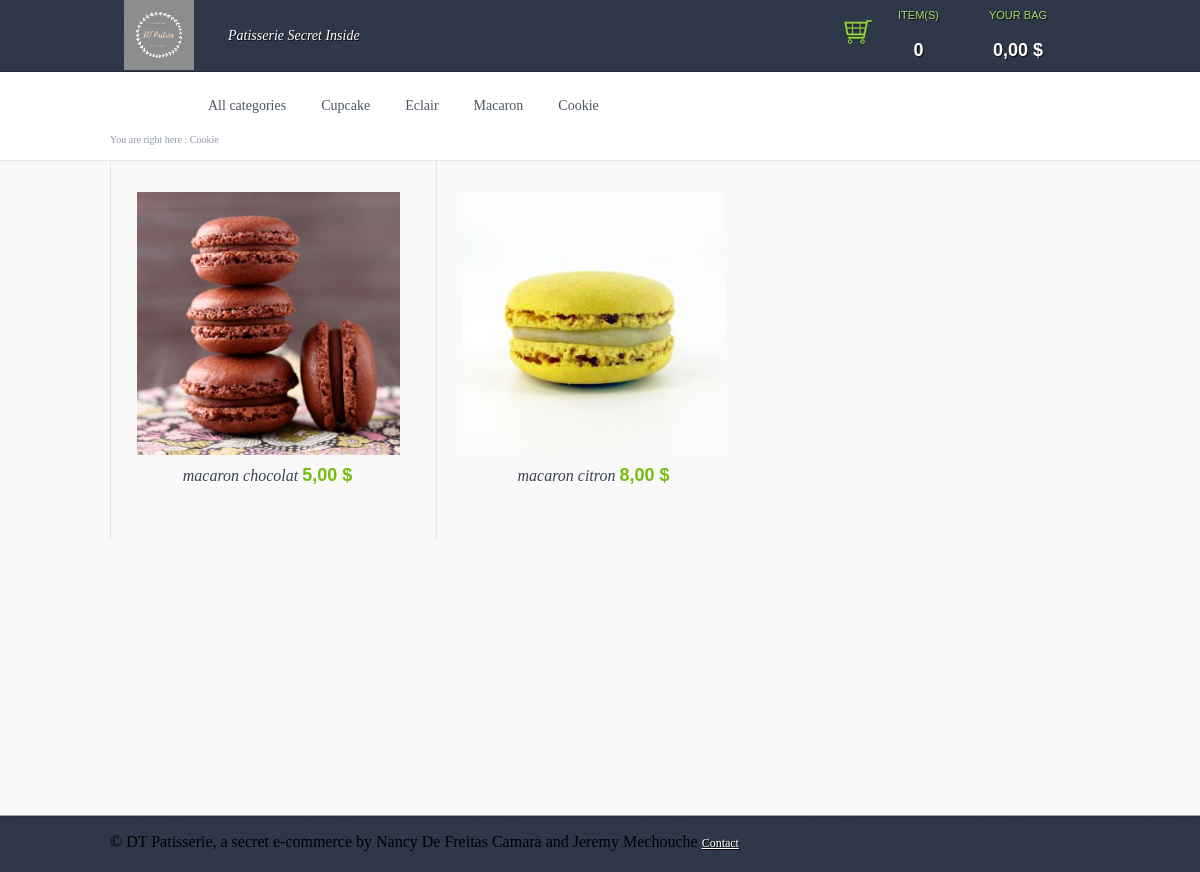
Screenshot of /category.php?id=3 with the database file from the repository.
### tables this page shows
CREATE TABLE IF NOT EXISTS `category` (
  `id` int(11) NOT NULL AUTO_INCREMENT,
  `category` varchar(50) NOT NULL,
  PRIMARY KEY (`id`)
);

CREATE TABLE IF NOT EXISTS `products` (
  `id` int(11) NOT NULL AUTO_INCREMENT,
  `name` varchar(255) NOT NULL,
  `price` float NOT NULL DEFAULT '0',
  `id_category` int(2) NOT NULL,
  `stock_quantity` int(11) NOT NULL,
  PRIMARY KEY (`id`)
);

### db.class.php (called while the page is built, shortened)
<?php
class DB{
	private $host = 'localhost';
	private $username = 'root';
	private $password = 'Mechassault93';
	private $database = 'tuto';
	private $db;
	public function __construct($host = null, $username = null, $password = null, $database = null){
		try{
			$this->db = new PDO('mysql:host='.$this->host.';dbname='.$this->database, $this->username, $this->password, array(
					PDO::MYSQL_ATTR_INIT_COMMAND => 'SET NAMES UTF8',
					PDO::ATTR_ERRMODE => PDO::ERRMODE_WARNING
				));
		}catch(PDOException $e){
			die('<h1>Impossible de se connecter a la base de donnee</h1>');
		}
	}
	public function query($sql, $data = array()){
		$req =$this->db->prepare($sql);
		$req->execute($data);
		return $req->fetchAll(PDO::FETCH_OBJ);
	}
}

### category.php (the view, shortened to what this page needs)
<?php require 'header.php'; ?>
<div id="wrap">
    <div id="menu">
        <ul class="wrap">
            <li> <a href="/">All categories</a> </li>
            <?php
            $id = $_GET['id'];
            $categories = $DB->query('SELECT * FROM category');
            foreach ($categories as $key => $categorie) {
                if($id == $key){
                    $ariane = $categorie->category;
                }
                ?>
                <li> <a href="category.php?id=<?php echo $categorie->id; ?>"><?php echo $categorie->category; ?></a> </li>
            <?php } ?>
        </ul>
    </div>
    <div id="ariane">
        <div class="wrap">
            You are right here : <?php echo $ariane; ?>
        </div>
    </div>
    <div id="main" class="clearfix">
        <div class="home">
            <div class="row">
                <div class="wrap">
                    <?php
                    $products = $DB->query('SELECT * FROM products WHERE id_category = ' . $id);
                    ?>
                    <?php foreach ($products as $product) { ?>
                        <div class="box">
                            <div class="product full">
                                <a href="#">
                                    <img style="width: 100%;" src="img/<?= $product->id; ?>.jpg">
                                </a>
                                <div class="description">
                                    <?= $product->name; ?>
                                    <a href="#" class="price"><?= number_format($product->price, 2, ',', ' '); ?> $</a>
                                </div>
                                <a class="add addPanier" href="addpanier.php?id=<?= $product->id; ?>">
                                </a>
                            </div>
                        </div>
                    <?php } ?>
                </div>
            </div>
        </div>
        <?php require 'footer.php'; ?>

### css/style.css (style rules this page uses)
html, body, div, span, applet, object, iframe, h1, h2, h3, h4, h5, h6, p, blockquote, pre, a, abbr, acronym, address, big, cite, code, del, dfn, em, img, ins, kbd, q, s, samp, small, strike, strong, sub, sup, tt, var, b, u, i, center, dl, dt, dd, ol, ul, li, fieldset, form, label, legend, table, caption, tbody, tfoot, thead, tr, th, td, article, aside, canvas, details, embed, figure, figcaption, footer, header, hgroup, menu, nav, output, ruby, section, summary, time, mark, audio, video { margin: 0; padding: 0; border: 0; font-size: 100%; font: inherit; vertical-align: baseline; }
body { line-height: 1; }
ol, ul { list-style: none; }
a img { border: none; }
.wrap { width: 980px; margin: 0 auto; }
#menu { background: #FFF; height: 38px; padding-top: 25px; }
#menu li { float: left; text-decoration: none; margin-right: 35px; }
#menu li a { font-size: 14px; color: #4d5662; text-decoration: none; text-shadow: 1px 1px 1px rgba(255, 255, 255, 0.8); }
#ariane { background: #FFF; font-size: 10px; color: #919aa8; padding-bottom: 15px; }
.home { background: #f9f9f9; }
.home .row { border-top: 1px solid #e5e6e7; height: 410px; }
.home .row .box { width: 300px; height: 350px; border-left: 1px solid #e5e6e7; padding-top: 30px; padding-left: 25px; float: left; }
.home .row .box .product { background: url("img/boxfull.png") no-repeat; width: 263px; height: 300px; position: relative; -webkit-transition-property: background; -moz-transition-property: background; -ms-transition-property: background; -o-transition-property: background; transition-property: background; -webkit-transition-duration: 2s; -moz-transition-duration: 2s; -ms-transition-duration: 2s; -o-transition-duration: 2s; transition-duration: 2s; -webkit-transition-delay: 2s; -moz-transition-delay: 2s; -ms-transition-delay: 2s; -o-transition-delay: 2s; transition-delay: 2s; }
.home .row .box .product a img { margin-left: 1px; margin-top: 1px; }
.home .row .box .product .description { font-size: 16px; color: #39414d; font-style: italic; text-align: center; padding-top: 8px; text-shadow: 1px 1px 1px white; }
.home .row .box .product .description a.price { font-family: 'Helvetica'; font-size: 18px; color: #74bc0e; font-weight: bold; font-style: normal; text-decoration: none; }
.home .row .box .product .add { background: url("img/sprites.png") no-repeat; background-position: 0 0; width: 43px; height: 44px; display: block; text-indent: -9898px; position: absolute; bottom: 25px; right: -13px; -webkit-transition: opacity 0.2s ease-in; }
* { margin: 0; padding: 0; }
html, body { height: 100%; }
#wrap { min-height: 100%; background: #F9F9F9; }
#main { overflow: auto; padding-bottom: 57px; }

### rows the page displays
category: category "Cupcake"
category: category "Eclair"
category: category "Macaron"
category: category "Cookie"
products: shows a picture, name "macaron chocolat", price "5,00"
products: shows a picture, name "macaron citron", price "8,00"

### other values shown
$panier->count() "0"
$panier->total() "0,00"
